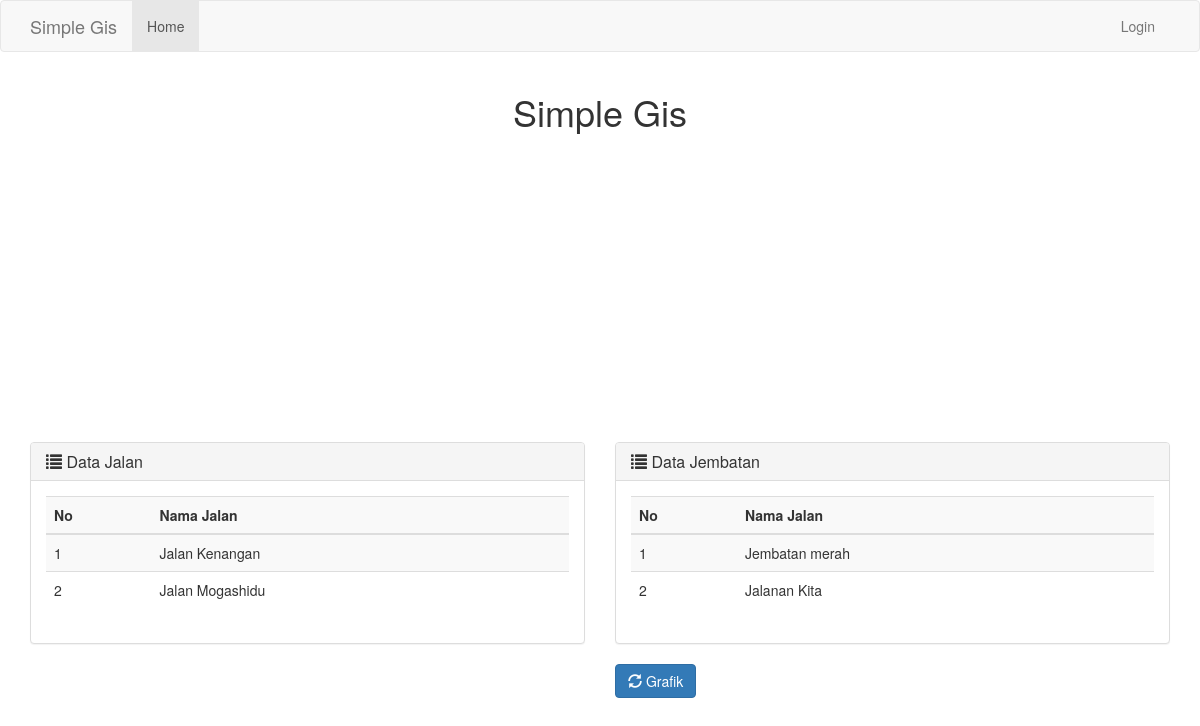
Before: / with the older database file.
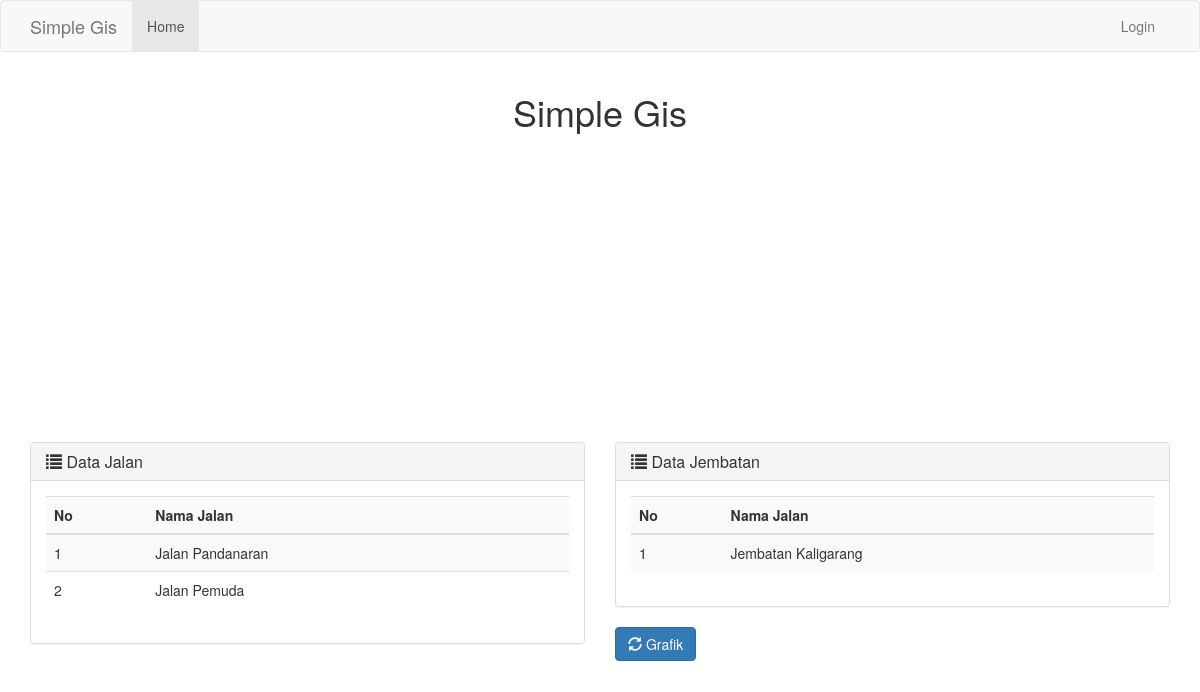
After: the same page with the newer database file.
### tables this page shows
CREATE TABLE `tbl_jalan` (
  `id_jalan` int(11) NOT NULL,
  `namajalan` varchar(50) DEFAULT NULL,
  `keterangan` text
);

CREATE TABLE `tbl_jembatan` (
  `id_jembatan` int(11) NOT NULL,
  `namajembatan` varchar(50) DEFAULT NULL,
  `keterangan` text
);

### application/views/templates/template-home.php (called while the page is built)
<?php
$this->load->view('templates/header-home');
$this->load->view($content);
$this->load->view('templates/footer-home');
 ?>

### application/controllers/home.php (called while the page is built, shortened)
<?php
class Home extends CI_Controller{
    public function __construct(){
        $this->load->model(array('model_jalan',
        'model_jembatan'));
        $this->load->helper('url');
    }
    function index(){
        $data = array('content'=>'home/homepage',
            'itemjalan' => $this->model_jalan->getAll(),
        'itemjembatan'=>$this->model_jembatan->getAll());
        $this->load->view('templates/template-home',$data);
    }
}

### index.php (called while the page is built, shortened)
<?php
require_once BASEPATH.'core/CodeIgniter.php';

### application/models/Model_jalan.php (called while the page is built, shortened)
<?php
class Model_jalan extends CI_Model{
    public function getAll(){
        $query = $this->db->get('tbl_jalan');
        return $query;
    }
}

### application/models/Model_jembatan.php (called while the page is built, shortened)
<?php
class Model_jembatan extends CI_Model{
    public function getAll(){
        $query = $this->db->get('tbl_jembatan');
        return $query;
    }
}

### application/views/home/homepage.php (the view, shortened to what this page needs)
<!DOCTYPE html>
<html lang="en">
  <head>
    <link rel="stylesheet" href="https://maxcdn.bootstrapcdn.com/bootstrap/3.3.5/css/bootstrap.min.css">
    <link rel="stylesheet" href="https://maxcdn.bootstrapcdn.com/font-awesome/4.4.0/css/font-awesome.min.css">
  </head>
  <body>
      <div class="container">
          <h1 class="text-center">Simple Gis</h1>
          <div class="row">
              <div class="col-md-12 col-sm-12" id="grafik" style="height: 300px; width: 100%;">
              </div>
          </div>
          <div class="row">
              <div class="col-md-6 col-sm-6">
                  <div class="panel panel-default">
                    <div class="panel-heading">
                      <h3 class="panel-title"><span class="glyphicon glyphicon-list"></span> Data Jalan</h3>
                    </div>
                    <div class="panel-body">
                        <table class="table table-striped">
                          <th>No</th>
                          <th>Nama Jalan</th>
                          <th></th>
                          <tbody id="datajalan">
                              <?php
                              $no = 1;
                              foreach($itemjalan->result() as $jalan){
                                  ?>
                                  <tr>
                                      <td><?php echo $no;?></td>
                                      <td><?php echo $jalan->namajalan;?></td>
                                      <td></td>
                                  </tr>
                                  <?php
                                  $no++;
                              }
                              ?>
                          </tbody>
                        </table>
                    </div>
                  </div>
              </div>
              <div class="col-md-6 col-sm-6">
                  <div class="panel panel-default">
                    <div class="panel-heading">
                      <h3 class="panel-title"><span class="glyphicon glyphicon-list"></span> Data Jembatan</h3>
                    </div>
                    <div class="panel-body">
                        <table class="table table-striped">
                          <th>No</th>
                          <th>Nama Jalan</th>
                          <th></th>
                          <tbody id="datajembatan">
                              <?php
                              $no = 1;
                              foreach($itemjembatan->result() as $jembatan){
                                  ?>
                                  <tr>
                                      <td><?php echo $no;?></td>
                                      <td><?php echo $jembatan->namajembatan;?></td>
                                      <td></td>
                                  </tr>
                                  <?php
                                  $no++;
                              }
                              ?>
                          </tbody>
                        </table>
                    </div>
                  </div>
                  <button type="button" name="loadgrafik" class="btn btn-primary" id="loadgrafik"><span class="glyphicon glyphicon-refresh"></span> Grafik</button>
              </div>
          </div>
      </div>
  </body>
</html>

### application/views/templates/header-home.php (shortened to what this page needs)
<!DOCTYPE html>
<html lang="en">
  <head>
    <link rel="stylesheet" href="https://maxcdn.bootstrapcdn.com/bootstrap/3.3.5/css/bootstrap.min.css">
    <link rel="stylesheet" href="https://maxcdn.bootstrapcdn.com/font-awesome/4.4.0/css/font-awesome.min.css">
  </head>
  <body>
      <nav class="navbar navbar-default" role="navigation">
        <div class="container">
          <div class="navbar-header">
            <a class="navbar-brand" href="#">Simple Gis</a>
          </div>
          <div class="collapse navbar-collapse" id="navbar">
            <ul class="nav navbar-nav">
              <li class="active"><a href="<?php echo site_url();?>">Home</a></li>
            </ul>
            <ul class="nav navbar-nav navbar-right">
              <li><a href="<?php echo site_url('login');?>">Login</a></li>
            </ul>
          </div>
        </div>
      </nav>

Changed rows visible on the page:
removed tbl_jalan: namajalan "Jalan Kenangan"
removed tbl_jalan: namajalan "Jalan Mogashidu"
removed tbl_jembatan: namajembatan "Jembatan merah"
removed tbl_jembatan: namajembatan "Jalanan Kita"
added tbl_jalan: namajalan "Jalan Pandanaran"
added tbl_jalan: namajalan "Jalan Pemuda"
added tbl_jembatan: namajembatan "Jembatan Kaligarang"
